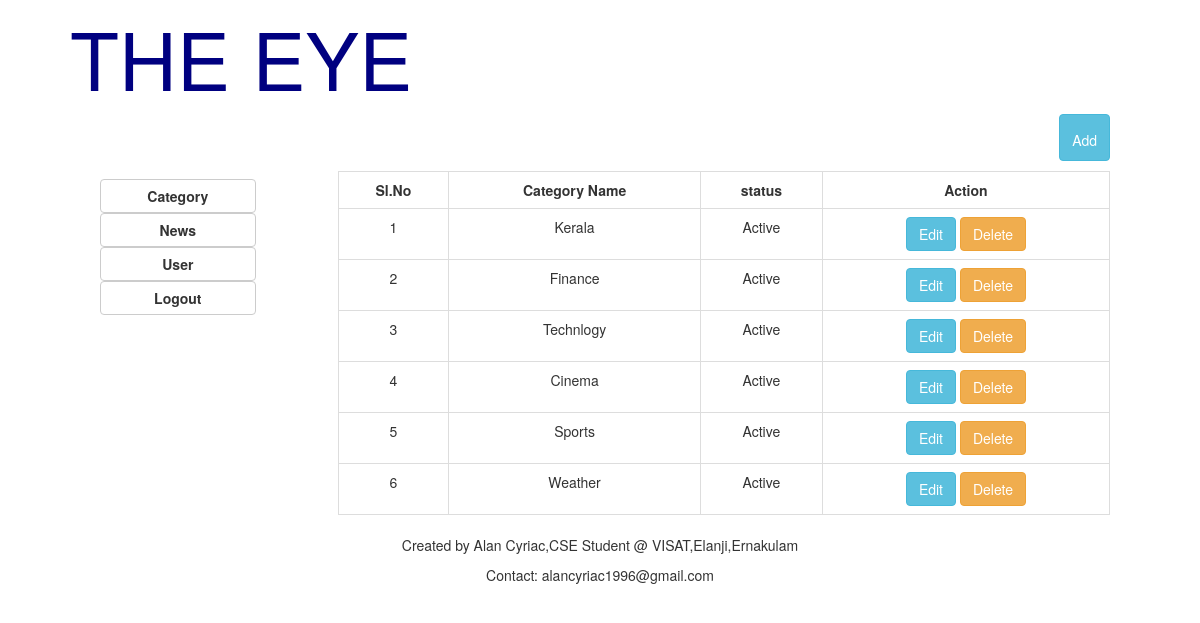
Page /category_list.php on the committed database.
### tables this page shows
CREATE TABLE `category` (
  `id` int(11) NOT NULL,
  `category_name` varchar(20) NOT NULL,
  `status` varchar(10) NOT NULL
);

### category_list.php (the view, shortened to what this page needs)
<?php
	include 'database.php';
	include 'header.php';
	include 'menu.php';
	$sql="SELECT * FROM category";
	$list_category=$conn->query($sql);
?>
<div class="col-sm-9">
			<div class="col-sm-12">
				<div class="row">
					<div class="col-sm-3"></div>
					<div class="col-sm-9" >
						<div class="col-sm-12">
							<div><a href="category_addition.php" class="btn btn-info btn-right">Add</a></div>
						</div>
					</div>
				</div>
			</div>
			<div class="row col-sm-12">
				<table class="table table-bordered" style="text-align: center;">
					<tr>
						<th>Sl.No</th>
						<th>Category Name</th>
						<th>status</th>
						<th>Action</th>
					</tr>
					<?php while ($row = $list_category->fetch_assoc()) { ?>
					<tr>
						<td><?php echo $row["id"]; ?></td>
						<td><?php echo $row["category_name"];?></td>
						<td><?php echo $row["status"]; ?></td>
						<th>
							<a href="category_edit.php?edit_id=<?=$row['id']?>" class="btn btn-info">Edit</a>
							<a href="category_list.php?id=<?=$row['id']?>" id="categorydelete" class="btn btn-warning" onclick="myFunction()">Delete</a>
						</th>
					</tr>
					<?php } ?>
				</table>
			</div>
		</div>
<?php
	include 'footer.php';
 ?>

### css/css.css (style rules this page uses)
th { text-align: center; }
.btn-right { float: right; padding-bottom: 10px; padding-top: 15px; margin-bottom: 10px }

### rows in the picture
category: id "1", category_name "Kerala", status "Active"
category: id "2", category_name "Finance", status "Active"
category: id "3", category_name "Technlogy", status "Active"
category: id "4", category_name "Cinema", status "Active"
category: id "5", category_name "Sports", status "Active"
category: id "6", category_name "Weather", status "Active"
